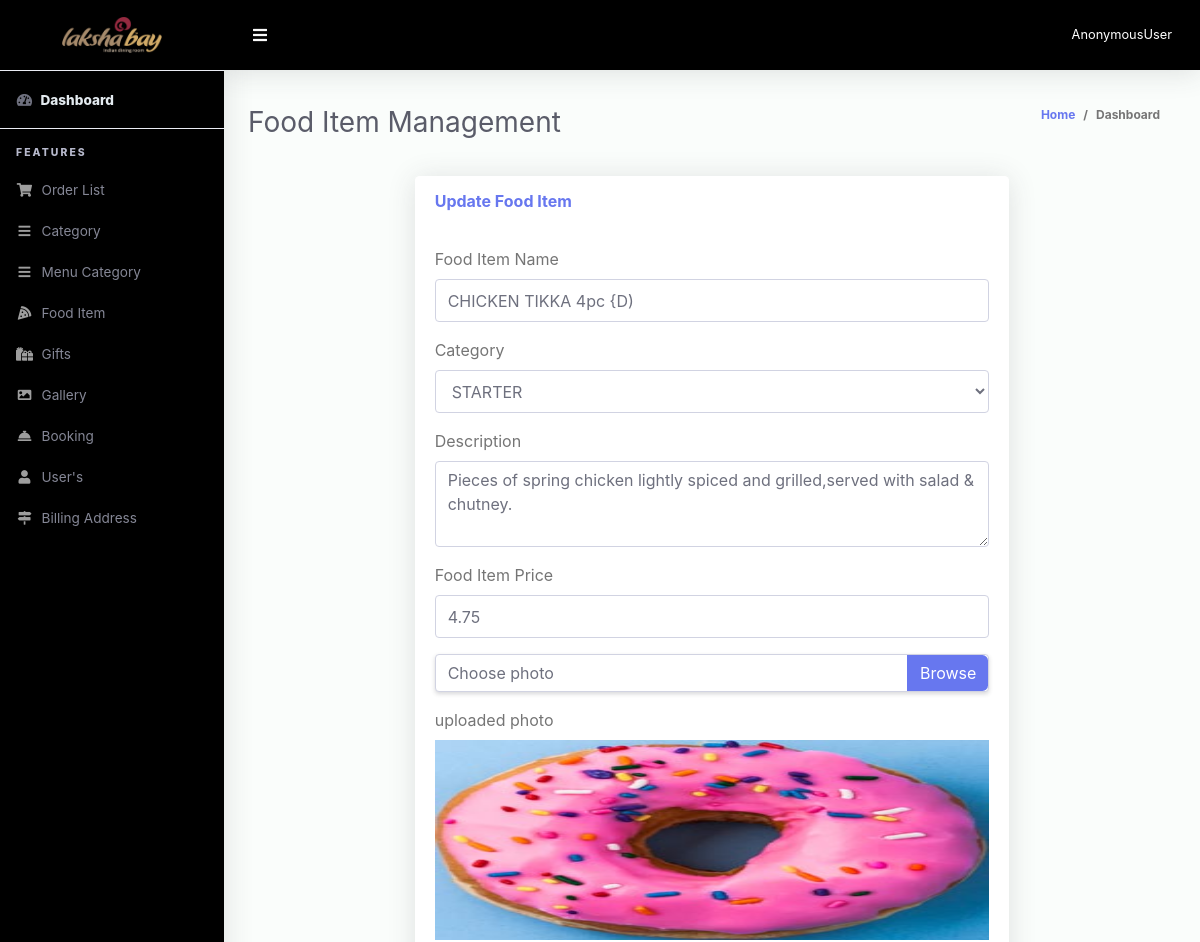
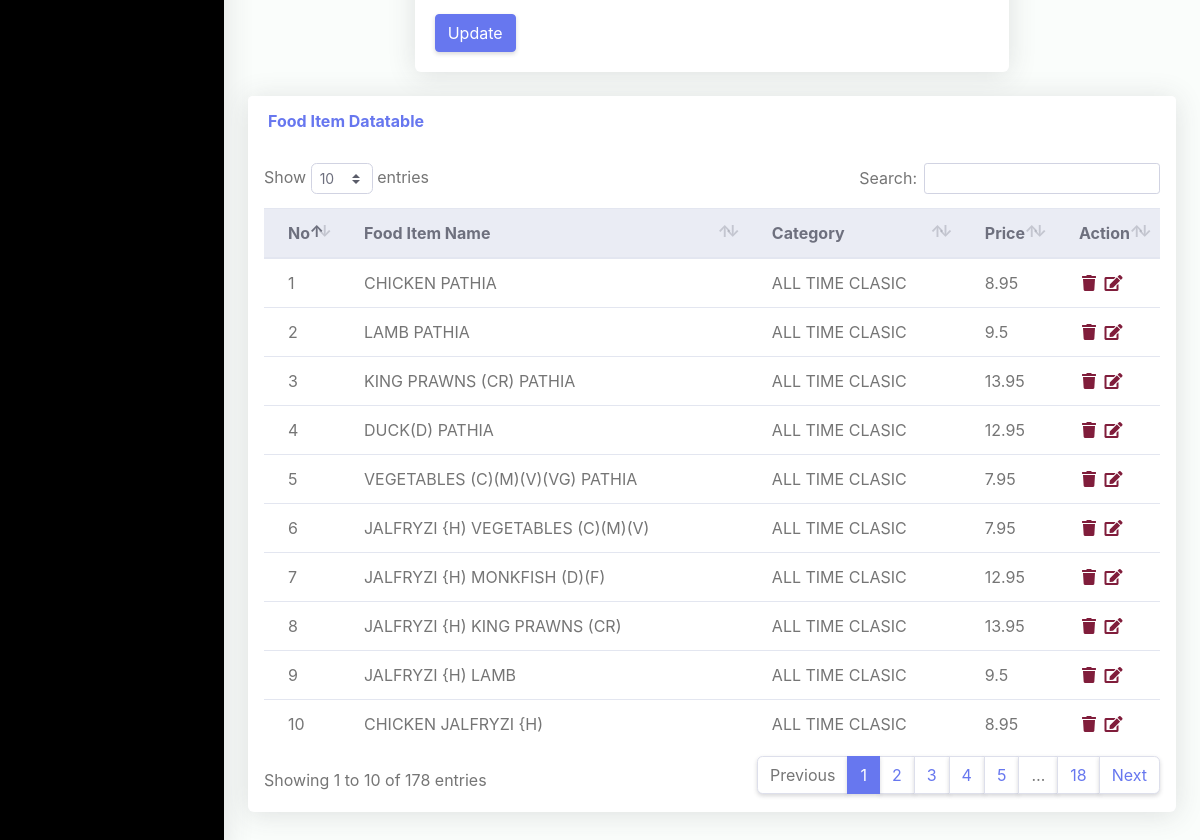
Screenshot of /superadmin/food-update/22 with the database file from the repository (2 pictures, top to bottom).
### App_Lakshabay/models.py (models this page shows, shortened)
class Fitem(models.Model):
    item_id = models.AutoField(primary_key=True)
    item_name = models.CharField(max_length=120, blank=False)
    item_category = models.ForeignKey(menu_category, on_delete=models.CASCADE)
    item_description = models.TextField()
    item_price = models.FloatField(blank=True, null=True)
    photo = models.ImageField(upload_to="Online Food", default='defaultfood.jpg')

class menu_category(models.Model):
    menu_cat_id = models.AutoField(primary_key=True)
    menu_cat_name = models.CharField(max_length=120, blank=False)
    file=models.FileField(upload_to="Menuicon/",default="bell-pepper-capsicum.svg")
    def __str__(self):
        return self.menu_cat_name
    class Meta:
        verbose_name = _("Menu Category")
        verbose_name_plural = _("Menu Categories")

### App_Superadmin/views.py (the view, shortened to what this page needs)
# urls.py: path('food-update/<int:id>', views.FoodItemUpdateView, name="food_item_update"),
def FoodItemUpdateView(request,id):
    fooditems = Fitem.objects.all().order_by("-item_id")
    menu_cat = menu_category.objects.all()
    my_item=Fitem.objects.get(item_id=id)
    context = {
        'food_items': fooditems,
        'menu_cat': menu_cat,
        'my_item':my_item,
    }
    return render(request, 'App_Superadmin/fooditemupdate.html', context)

### templates/App_Superadmin/fooditemupdate.html (shortened to what this page needs)
{% extends 'App_Superadmin/base.html' %}
{% load static %}
{% block content %}
 <div class="container-fluid" id="container-wrapper">
          <div class="d-sm-flex align-items-center justify-content-between mb-4">
            <h1 class="h3 mb-0 text-gray-800">Food Item Management</h1>
            <ol class="breadcrumb">
              <li class="breadcrumb-item"><a href="{% url 'App_Lakshabay:index' %}">Home</a></li>
              <li class="breadcrumb-item active" aria-current="page">Dashboard</li>
            </ol>
          </div>
            <div class="col-lg-8 m-0 m-auto">
              <div class="card mb-4">
                <div class="card-header py-3 d-flex flex-row align-items-center justify-content-between">
                  <h6 class="m-0 font-weight-bold text-primary">Update Food Item</h6>
                </div>
                <div class="card-body">
                  <form method="post" enctype="multipart/form-data">{% csrf_token %}
                      <div class="form-group">
                          <label for="exampleInputEmail1">Food Item Name</label>
                          <input type="text" class="form-control" name="item_name"value="{{ my_item.item_name }}" required>
                     </div>
                     <div class="form-group">
                      <label for="exampleFormControlSelect1">Category</label>
                      <select class="form-control" id="exampleFormControlSelect1" name="category">
                          {% for i in menu_cat %}
                              {% if my_item.item_category.menu_cat_id == i.menu_cat_id %}
                                <option value="{{ i.menu_cat_id }}" selected>{{ i.menu_cat_name }}</option>
                              {% else %}
                               <option value="{{ i.menu_cat_id }}">{{ i.menu_cat_name }}</option>
                              {% endif %}
                         {% endfor %}
                      </select>
                    </div>
                  <div class="form-group">
                      <label for="exampleFormControlTextarea1">Description</label>
                      <textarea class="form-control" id="exampleFormControlTextarea1"name="description" rows="3">{{ my_item.item_description }}</textarea>
                    </div>
                    <div class="form-group">
                          <label for="exampleInputEmail1">Food Item Price</label>
                          <input type="text" class="form-control" name="item_price" value="{{ my_item.item_price }}" required>
                     </div>
                   <div class="form-group">
                      <div class="custom-file">
                        <label class="custom-file-label"  for="customFile">Choose photo</label>
                      </div>
                    </div>
                  <div class="form-group">
                        <label>uploaded photo</label>
                       <img src="{{ my_item.photo.url }}" style="height: 200px;width: 100%;" >
                    </div>
                    <button type="submit" class="btn btn-primary">Update</button>
                  </form>
                </div>
              </div>
            </div>
          <div class="row mb-3">
          <div class="col-lg-12">
              <div class="card mb-4">
                <div class="card-header py-3 d-flex flex-row align-items-center justify-content-between">
                  <h6 class="m-0 font-weight-bold text-primary">Food Item Datatable</h6>
                </div>
                <div class="table-responsive p-3">
                  <table class="table align-items-center table-flush table-hover" id="dataTableHover">
                    <thead class="thead-light">
                      <tr>
                        <th>No</th>
                        <th>Food Item Name</th>
                        <th>Category</th>
                        <th>Price</th>
                        <th>Action</th>
                      </tr>
                    </thead>
                    <tbody>
                    {% for c in food_items %}
                      <tr>
                        <td>{{ forloop.counter }}</td>
                        <td>{{ c.item_name }}</td>
                        <td>{{ c.item_category }}</td>
                        <td>{{ c.item_price }}</td>
                        <td>
                            <a href="{% url 'App_Superadmin:food_item_delete' c.item_id %}" onclick="return confirm('Are you sure you want to delete this item?');"><i class="fas fa-fw fa-trash" style="color: #801d3b;"></i></a>
                            <a href="{% url 'App_Superadmin:food_item_update' c.item_id %}"><i class="fas fa-fw fa-edit" style="color: #801d3b;"></i></a>
                        </td>
                      </tr>
                     {% endfor %}
                    </tbody>
                  </table>
                </div>
              </div>
            </div>
          </div>
        </div>
{% endblock %}

### rows the page displays
Fitem: description "Pieces of spring chicken lightly spiced and grilled,served with salad & chutney.", item_price "4.75", photo (placeholder picture)
Fitem: item_name "CHICKEN PATHIA", item_category "ALL TIME CLASIC", item_price "8.95"
Fitem: item_name "LAMB PATHIA", item_category "ALL TIME CLASIC", item_price "9.5"
Fitem: item_name "KING PRAWNS (CR) PATHIA", item_category "ALL TIME CLASIC", item_price "13.95"
Fitem: item_name "DUCK(D) PATHIA", item_category "ALL TIME CLASIC", item_price "12.95"
Fitem: item_name "VEGETABLES (C)(M)(V)(VG) PATHIA", item_category "ALL TIME CLASIC", item_price "7.95"
Fitem: item_name "JALFRYZI {H) VEGETABLES (C)(M)(V)", item_category "ALL TIME CLASIC", item_price "7.95"
Fitem: item_name "JALFRYZI {H) MONKFISH (D)(F)", item_category "ALL TIME CLASIC", item_price "12.95"
Fitem: item_name "JALFRYZI {H) KING PRAWNS (CR)", item_category "ALL TIME CLASIC", item_price "13.95"
Fitem: item_name "JALFRYZI {H) LAMB", item_category "ALL TIME CLASIC", item_price "9.5"
Fitem: item_name "CHICKEN JALFRYZI {H)", item_category "ALL TIME CLASIC", item_price "8.95"

### other values shown
{{ request.user }} "AnonymousUser"
form field category "STARTER"
